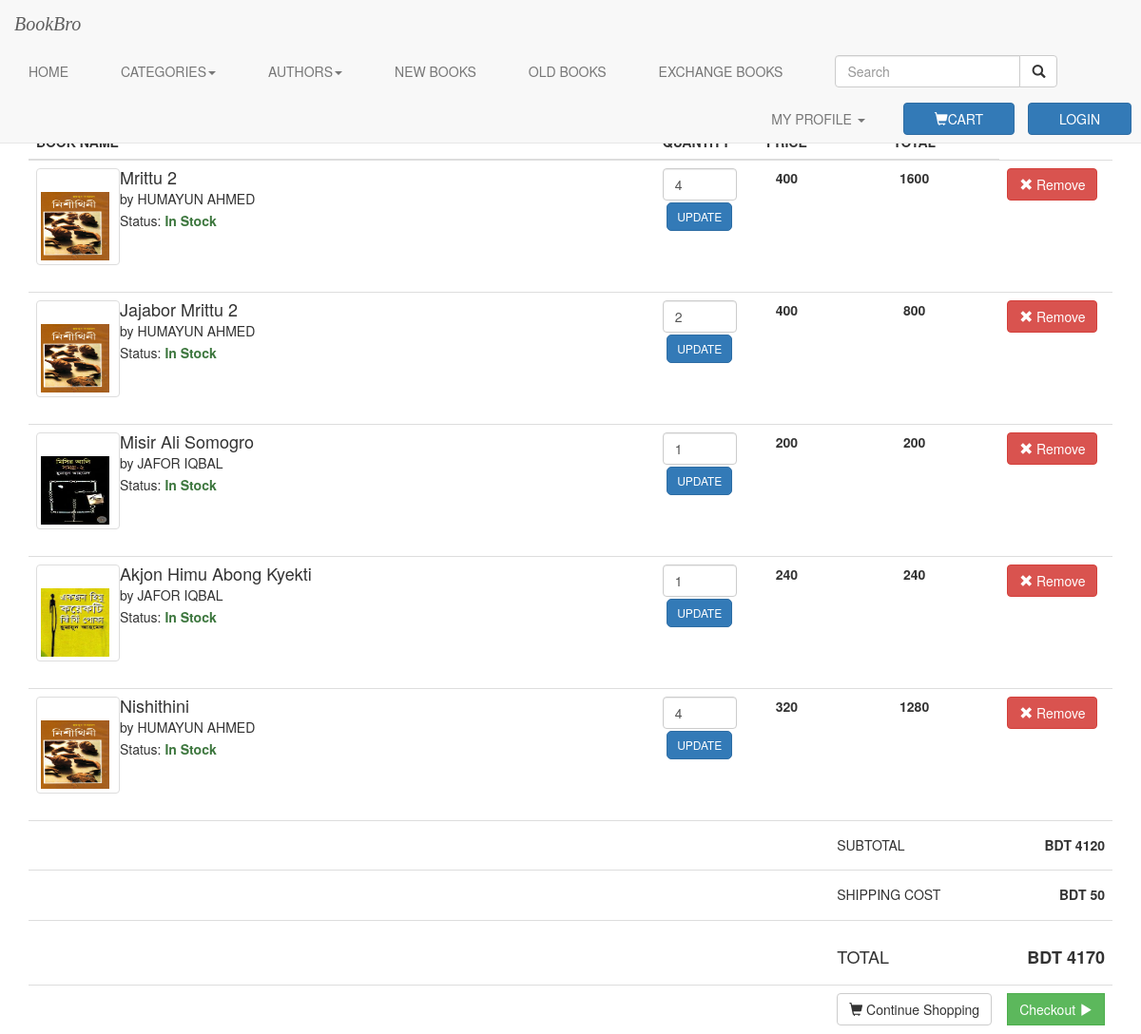
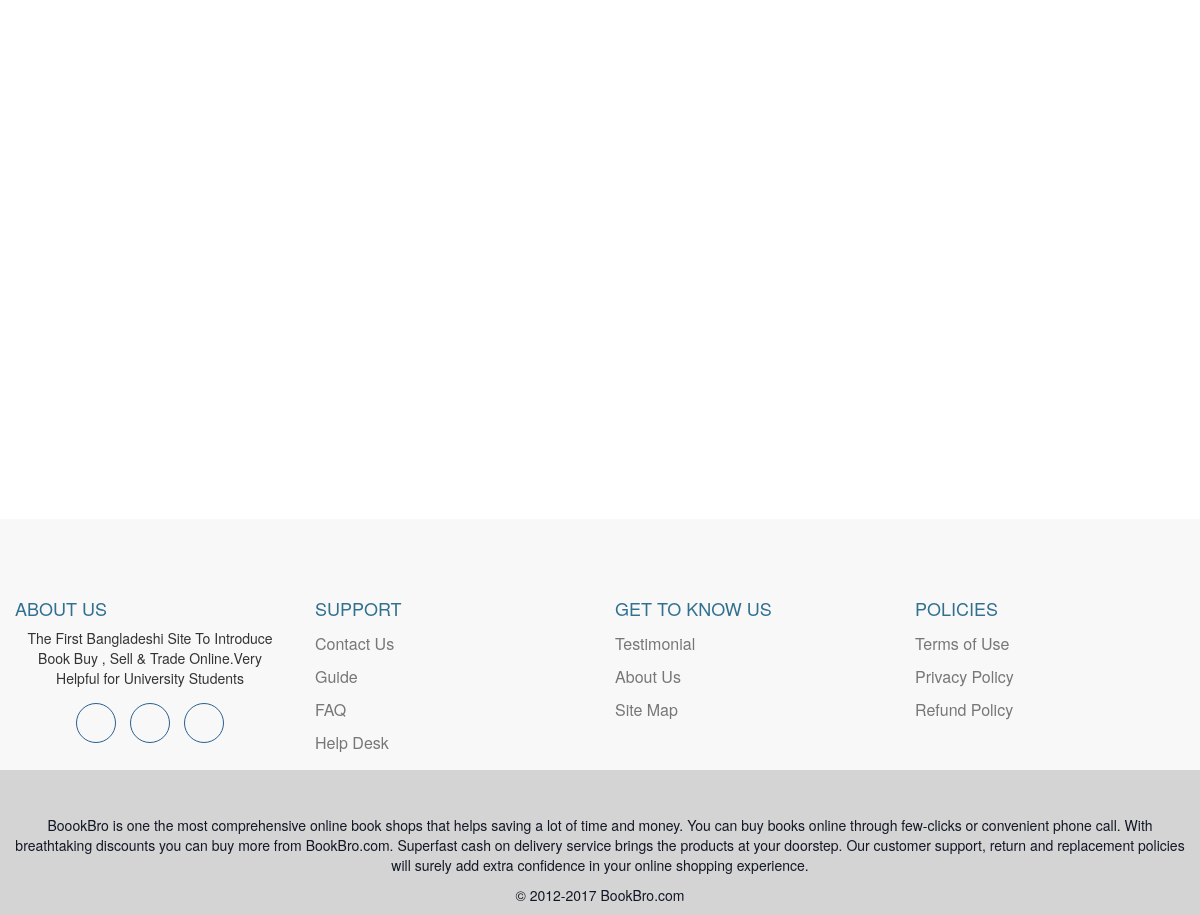
The app's page /orderDetails.php with its own data (2 pictures, top to bottom).
### tables this page shows
CREATE TABLE `tempcart` (
  `id` int(11) NOT NULL,
  `session_id` varchar(100) NOT NULL,
  `book_id` int(11) NOT NULL,
  `book_type` varchar(20) NOT NULL,
  `book_qty` int(11) NOT NULL,
  `user_id` int(11) DEFAULT NULL
);

CREATE TABLE `books` (
  `id` int(11) NOT NULL,
  `bk_name` varchar(50) NOT NULL,
  `category` varchar(30) NOT NULL,
  `author` varchar(30) NOT NULL,
  `description` varchar(100) NOT NULL,
  `quantity` int(11) NOT NULL,
  `price` int(11) NOT NULL,
  `img_path` varchar(100) NOT NULL,
  `date` date NOT NULL,
  `country` varchar(20) NOT NULL,
  `language` varchar(20) NOT NULL,
  `book_type` varchar(10) NOT NULL,
  `no_of_views` int(10) NOT NULL
);

### orderDetails.php (the view, shortened to what this page needs)
<?php
$subtotal=0;
require_once 'db/db_init.php' ;
include 'includes/head.php';
include 'includes/navigation.php';
?>
<link rel="stylesheet" href="css/productPreview.css">
<div class="container">
    <div class="row">
        <legend id=specs>ORDER DETAILS</legend>
        <div class="container">
            <table class="table table-hover">
                <thead>
                    <tr>
                        <th>BOOK NAME</th>
                        <th>QUANTITY</th>
                        <th class="text-center">PRICE</th>
                        <th class="text-center">TOTAL</th>
                    </tr>
                    <?php
                    $sql = "select * from books b , tempcart c where b.id=c.book_id ";
                    $showCarts=mysqli_query($conn,$sql);
                    while($S=mysqli_fetch_assoc($showCarts)):
                    $total=$S["book_qty"]*$S["price"];
                    $book_id=$S["id"];
                    ?>
                    <tr>
                        <td class="col-sm-8 col-md-8">
                            <div class="media">
                                <a class="thumbnail pull-left" href="#"> <img class="media-object" src="<?php echo $S["img_path"]; ?>" style="width: 72px; height: 72px;"> </a>
                                <div class="media-body">
                                    <h4 class="media-heading"><?php echo $S["bk_name"]; ?></h4>
                                    <h5 class="media-heading"> by <?php echo $S["author"]; ?></h5>
                                    <span>Status: </span><span class="text-success"><strong>In Stock</strong></span>
                                </div>
                            </div>
                        </td>
                        <td class="col-sm-1 col-md-1" style="text-align: center">
                            <form action="update_qty.php" method="post">
                            <input type="text" class="form-control" name="bk_qty" value="<?php echo $S["book_qty"]; ?>">
                            <button type="submit" class="btn btn-primary btn-sm" id="btnUpdate" name="book_id" value ="<?php echo $book_id; ?>">UPDATE</button> <span id="txtHint"></span>
                            </form>
                        </td>
                        <td class="col-sm-1 col-md-1 text-center"><strong><?php echo $S["price"]; ?></strong></td>
                        <td class="col-sm-1 col-md-1 text-center"><strong><?php echo $total; ?></strong></td>
                        <td class="col-sm-1 col-md-1">
                            <button type="button" class="btn btn-danger" onClick="document.location.href='removeFromCart.php?cart_id=<?php echo $book_id; ?>'">
                                <span class="glyphicon glyphicon-remove"></span> Remove
                            </button>
                        </td>
                    </tr>
                    <?php $subtotal+=$total; ?>
                    <?php endwhile; ?>
                    <tr>
                        <td>   </td>
                        <td>   </td>
                        <td>   </td>
                        <td><h5>SUBTOTAL</h5></td>
                        <td class="text-right"><h5><strong>BDT <?php echo $subtotal; ?></strong></h5></td>
                    </tr>
                    <tr>
                        <td>   </td>
                        <td>   </td>
                        <td>   </td>
                        <td><h5>SHIPPING COST</h5></td>
                        <td class="text-right"><h5><strong>BDT 50</strong></h5></td>
                    </tr>
                    <tr>
                        <td>   </td>
                        <td>   </td>
                        <td>   </td>
                        <td><h3>TOTAL</h3></td>
                        <td class="text-right"><h3><strong>BDT <?php echo $subtotal+50; ?></strong></h3></td>
                    </tr>
                    <tr>
                        <td>   </td>
                        <td>   </td>
                        <td>   </td>
                        <td>
                            <button type="button" class="btn btn-default" onClick="document.location.href='home.php'">
                                <span class="glyphicon glyphicon-shopping-cart" ></span> Continue Shopping
                            </button>
                        </td>
                        <td>
                            <button type="button" class="btn btn-success">
                                Checkout <span class="glyphicon glyphicon-play"></span>
                            </button>
                        </td>
                    </tr>
                </thead>
            </table>
        </div>
    </div>
</div>
<?php include 'includes/footer.php'; ?>
</body>
</html>

### css/style.css (style rules this page uses)
body { padding-top:50px; }
.h3, h3 { font-size: 18px; }
.btn-sm, .btn-group-sm > .btn { margin-top: 2px; border-radius:5px; }

### css/productPreview.css (style rules this page uses)
.btn-success { width:100%; border-radius:0; }
img { margin-top: 20px; }
.row { margin-top: 30px; }

### records on screen
tempcart: book.img_path (picture), book.bk_name "Mrittu 2", book.author "HUMAYUN AHMED", bk_qty "4", $book_id 5 (drawn), book.price "400", book_qty.price "1600"
tempcart: book.img_path (picture), book.bk_name "Jajabor Mrittu 2", book.author "HUMAYUN AHMED", bk_qty "2", $book_id 6 (drawn), book.price "400", book_qty.price "800"
tempcart: book.img_path (picture), book.bk_name "Misir Ali Somogro", book.author "JAFOR IQBAL", bk_qty "1", $book_id 19 (drawn), book.price "200"
tempcart: book.img_path (picture), book.bk_name "Akjon Himu Abong Kyekti", book.author "JAFOR IQBAL", bk_qty "1", $book_id 23 (drawn), book.price "240"
tempcart: book.img_path (picture), book.bk_name "Nishithini", book.author "HUMAYUN AHMED", bk_qty "4", $book_id 24 (drawn), book.price "320", book_qty.price "1280"

### other values on screen
$subtotal "4120"
$subtotal+50 "4170"
